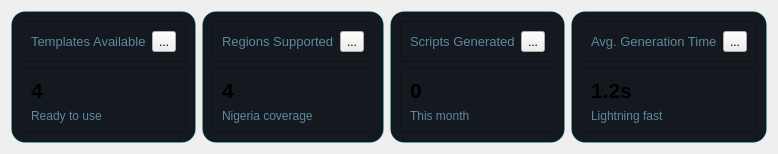
                  <widget class="QWidget" name="widget_3" native="true">
                   <property name="sizePolicy">
                    <sizepolicy hsizetype="Expanding" vsizetype="Maximum">
                     <horstretch>0</horstretch>
                     <verstretch>0</verstretch>
                    </sizepolicy>
                   </property>
                   <layout class="QHBoxLayout" name="horizontalLayout_25">
                    <item>
                     <widget class="QFrame" name="templates">
                      <property name="sizePolicy">
                       <sizepolicy hsizetype="Preferred" vsizetype="Maximum">
                        <horstretch>0</horstretch>
                        <verstretch>0</verstretch>
                       </sizepolicy>
                      </property>
                      <property name="styleSheet">
                       <string notr="true">QFrame{
	background-color: rgb(20, 24, 31);
}
QFrame#templates{
	border-radius: 14px;
    border: 1px solid rgba(0, 255, 255, 0.2);
}</string>
                      </property>
                      <property name="frameShape">
                       <enum>QFrame::StyledPanel</enum>
                      </property>
                      <property name="frameShadow">
                       <enum>QFrame::Raised</enum>
                      </property>
                      <layout class="QVBoxLayout" name="verticalLayout_34">
                       <item>
                        <widget class="QFrame" name="frame_35">
                         <property name="frameShape">
                          <enum>QFrame::StyledPanel</enum>
                         </property>
                         <property name="frameShadow">
                          <enum>QFrame::Raised</enum>
                         </property>
                         <layout class="QHBoxLayout" name="horizontalLayout_27">
                          <item>
                           <widget class="QLabel" name="label_13">
                            <property name="font">
                             <font>
                              <family>Segoe UI</family>
                              <pointsize>10</pointsize>
                             </font>
                            </property>
                            <property name="text">
                             <string>&lt;html&gt;&lt;head/&gt;&lt;body&gt;&lt;p&gt;&lt;span style=&quot; color:#5d899d;&quot;&gt;Templates Available&lt;/span&gt;&lt;/p&gt;&lt;/body&gt;&lt;/html&gt;</string>
                            </property>
                           </widget>
                          </item>
                          <item>
                           <widget class="QToolButton" name="toolButton">
                            <property name="text">
                             <string>...</string>
                            </property>
                            <property name="icon">
                             <iconset resource="resources.qrc">
                              <normaloff>:/icons/icons/file-text.svg</normaloff>:/icons/icons/file-text.svg</iconset>
                            </property>
                           </widget>
                          </item>
                         </layout>
                        </widget>
                       </item>
                       <item>
                        <widget class="QFrame" name="frame_36">
                         <property name="frameShape">
                          <enum>QFrame::StyledPanel</enum>
                         </property>
                         <property name="frameShadow">
                          <enum>QFrame::Raised</enum>
                         </property>
                         <layout class="QVBoxLayout" name="verticalLayout_44">
                          <item>
                           <widget class="QLabel" name="label_24">
                            <property name="font">
                             <font>
                              <family>Segoe UI</family>
                              <pointsize>16</pointsize>
                              <weight>75</weight>
                              <bold>true</bold>
                             </font>
                            </property>
                            <property name="text">
                             <string>4</string>
                            </property>
                           </widget>
                          </item>
                          <item>
                           <widget class="QLabel" name="label_25">
                            <property name="text">
                             <string>&lt;html&gt;&lt;head/&gt;&lt;body&gt;&lt;p&gt;&lt;span style=&quot; color:#5d899d;&quot;&gt;Ready to use&lt;/span&gt;&lt;/p&gt;&lt;/body&gt;&lt;/html&gt;</string>
                            </property>
                           </widget>
                          </item>
                         </layout>
                        </widget>
                       </item>
                      </layout>
                     </widget>
                    </item>
                    <item>
                     <widget class="QFrame" name="regions">
                      <property name="sizePolicy">
                       <sizepolicy hsizetype="Preferred" vsizetype="Maximum">
                        <horstretch>0</horstretch>
                        <verstretch>0</verstretch>
                       </sizepolicy>
                      </property>
                      <property name="styleSheet">
                       <string notr="true">QFrame{
	background-color: rgb(20, 24, 31);
}
QFrame#regions{
	border-radius: 14px;
    border: 1px solid rgba(0, 255, 255, 0.2);
}</string>
                      </property>
                      <property name="frameShape">
                       <enum>QFrame::StyledPanel</enum>
                      </property>
                      <property name="frameShadow">
                       <enum>QFrame::Raised</enum>
                      </property>
                      <layout class="QVBoxLayout" name="verticalLayout_61">
                       <item>
                        <widget class="QFrame" name="frame_41">
                         <property name="frameShape">
                          <enum>QFrame::StyledPanel</enum>
                         </property>
                         <property name="frameShadow">
                          <enum>QFrame::Raised</enum>
                         </property>
                         <layout class="QHBoxLayout" name="horizontalLayout_30">
                          <item>
                           <widget class="QLabel" name="label_34">
                            <property name="font">
                             <font>
                              <family>Segoe UI</family>
                              <pointsize>10</pointsize>
                             </font>
                            </property>
                            <property name="text">
                             <string>&lt;html&gt;&lt;head/&gt;&lt;body&gt;&lt;p&gt;&lt;span style=&quot; color:#5d899d;&quot;&gt;Regions Supported&lt;/span&gt;&lt;/p&gt;&lt;/body&gt;&lt;/html&gt;</string>
                            </property>
                           </widget>
                          </item>
                          <item>
                           <widget class="QToolButton" name="toolButton_4">
                            <property name="styleSheet">
                             <string notr="true">background-color:(0, 236, 236);</string>
                            </property>
                            <property name="text">
                             <string>...</string>
                            </property>
                            <property name="icon">
                             <iconset resource="resources.qrc">
                              <normaloff>:/icons/icons/map-pin.svg</normaloff>:/icons/icons/map-pin.svg</iconset>
                            </property>
                           </widget>
                          </item>
                         </layout>
                        </widget>
                       </item>
                       <item>
                        <widget class="QFrame" name="frame_42">
                         <property name="frameShape">
                          <enum>QFrame::StyledPanel</enum>
                         </property>
                         <property name="frameShadow">
                          <enum>QFrame::Raised</enum>
                         </property>
                         <layout class="QVBoxLayout" name="verticalLayout_62">
                          <item>
                           <widget class="QLabel" name="label_35">
                            <property name="font">
                             <font>
                              <family>Segoe UI</family>
                              <pointsize>16</pointsize>
                              <weight>75</weight>
                              <bold>true</bold>
                             </font>
                            </property>
                            <property name="text">
                             <string>4</string>
                            </property>
                           </widget>
                          </item>
                          <item>
                           <widget class="QLabel" name="label_36">
                            <property name="text">
                             <string>&lt;html&gt;&lt;head/&gt;&lt;body&gt;&lt;p&gt;&lt;span style=&quot; color:#5d899d;&quot;&gt;Nigeria coverage&lt;/span&gt;&lt;/p&gt;&lt;/body&gt;&lt;/html&gt;</string>
                            </property>
                           </widget>
                          </item>
                         </layout>
                        </widget>
                       </item>
                      </layout>
                     </widget>
                    </item>
                    <item>
                     <widget class="QFrame" name="generated">
                      <property name="sizePolicy">
                       <sizepolicy hsizetype="Preferred" vsizetype="Maximum">
                        <horstretch>0</horstretch>
                        <verstretch>0</verstretch>
                       </sizepolicy>
                      </property>
                      <property name="styleSheet">
                       <string notr="true">QFrame{
	background-color: rgb(20, 24, 31);
}
QFrame#generated{
	border-radius: 14px;
    border: 1px solid rgba(0, 255, 255, 0.2);
}</string>
                      </property>
                      <property name="frameShape">
                       <enum>QFrame::StyledPanel</enum>
                      </property>
                      <property name="frameShadow">
                       <enum>QFrame::Raised</enum>
                      </property>
                      <layout class="QVBoxLayout" name="verticalLayout_59">
                       <item>
                        <widget class="QFrame" name="frame_39">
                         <property name="frameShape">
                          <enum>QFrame::StyledPanel</enum>
                         </property>
                         <property name="frameShadow">
                          <enum>QFrame::Raised</enum>
                         </property>
                         <layout class="QHBoxLayout" name="horizontalLayout_29">
                          <item>
                           <widget class="QLabel" name="label_31">
                            <property name="font">
                             <font>
                              <family>Segoe UI</family>
                              <pointsize>10</pointsize>
                             </font>
                            </property>
                            <property name="text">
                             <string>&lt;html&gt;&lt;head/&gt;&lt;body&gt;&lt;p&gt;&lt;span style=&quot; color:#5d899d;&quot;&gt;Scripts Generated&lt;/span&gt;&lt;/p&gt;&lt;/body&gt;&lt;/html&gt;</string>
                            </property>
                           </widget>
                          </item>
                          <item>
                           <widget class="QToolButton" name="toolButton_3">
                            <property name="text">
                             <string>...</string>
                            </property>
                            <property name="icon">
                             <iconset resource="resources.qrc">
                              <normaloff>:/icons/icons/zap.svg</normaloff>:/icons/icons/zap.svg</iconset>
                            </property>
                           </widget>
                          </item>
                         </layout>
                        </widget>
                       </item>
                       <item>
                        <widget class="QFrame" name="frame_40">
                         <property name="frameShape">
                          <enum>QFrame::StyledPanel</enum>
                         </property>
                         <property name="frameShadow">
                          <enum>QFrame::Raised</enum>
                         </property>
                         <layout class="QVBoxLayout" name="verticalLayout_60">
                          <item>
                           <widget class="QLabel" name="totalgenerated">
                            <property name="font">
                             <font>
                              <family>Segoe UI</family>
                              <pointsize>16</pointsize>
                              <weight>75</weight>
                              <bold>true</bold>
                             </font>
                            </property>
                            <property name="text">
                             <string>0</string>
                            </property>
                           </widget>
                          </item>
                          <item>
                           <widget class="QLabel" name="label_33">
                            <property name="text">
                             <string>&lt;html&gt;&lt;head/&gt;&lt;body&gt;&lt;p&gt;&lt;span style=&quot; color:#5d899d;&quot;&gt;This month&lt;/span&gt;&lt;/p&gt;&lt;/body&gt;&lt;/html&gt;</string>
                            </property>
                           </widget>
                          </item>
                         </layout>
                        </widget>
                       </item>
                      </layout>
                     </widget>
                    </item>
                    <item>
                     <widget class="QFrame" name="success">
                      <property name="sizePolicy">
                       <sizepolicy hsizetype="Preferred" vsizetype="Maximum">
                        <horstretch>0</horstretch>
                        <verstretch>0</verstretch>
                       </sizepolicy>
                      </property>
                      <property name="styleSheet">
                       <string notr="true">QFrame{
	background-color: rgb(20, 24, 31);
}
QFrame#success{
	border-radius: 14px;
    border: 1px solid rgba(0, 255, 255, 0.2);
}</string>
                      </property>
                      <property name="frameShape">
                       <enum>QFrame::StyledPanel</enum>
                      </property>
                      <property name="frameShadow">
                       <enum>QFrame::Raised</enum>
                      </property>
                      <layout class="QVBoxLayout" name="verticalLayout_57">
                       <item>
                        <widget class="QFrame" name="frame_37">
                         <property name="frameShape">
                          <enum>QFrame::StyledPanel</enum>
                         </property>
                         <property name="frameShadow">
                          <enum>QFrame::Raised</enum>
                         </property>
                         <layout class="QHBoxLayout" name="horizontalLayout_28">
                          <item>
                           <widget class="QLabel" name="label_26">
                            <property name="font">
                             <font>
                              <family>Segoe UI</family>
                              <pointsize>10</pointsize>
                             </font>
                            </property>
                            <property name="text">
                             <string>&lt;html&gt;&lt;head/&gt;&lt;body&gt;&lt;p&gt;&lt;span style=&quot; color:#5d899d;&quot;&gt;Avg. Generation Time&lt;/span&gt;&lt;/p&gt;&lt;/body&gt;&lt;/html&gt;</string>
                            </property>
                           </widget>
                          </item>
                          <item>
                           <widget class="QToolButton" name="toolButton_2">
                            <property name="text">
                             <string>...</string>
                            </property>
                            <property name="icon">
                             <iconset resource="resources.qrc">
                              <normaloff>:/icons/icons/cloud-lightning.svg</normaloff>:/icons/icons/cloud-lightning.svg</iconset>
                            </property>
                           </widget>
                          </item>
                         </layout>
                        </widget>
                       </item>
                       <item>
                        <widget class="QFrame" name="frame_38">
                         <property name="styleSheet">
                          <string notr="true"/>
                         </property>
                         <property name="frameShape">
                          <enum>QFrame::StyledPanel</enum>
                         </property>
                         <property name="frameShadow">
                          <enum>QFrame::Raised</enum>
                         </property>
                         <layout class="QVBoxLayout" name="verticalLayout_58">
                          <item>
                           <widget class="QLabel" name="label_27">
                            <property name="font">
                             <font>
                              <family>Segoe UI</family>
                              <pointsize>16</pointsize>
                              <weight>75</weight>
                              <bold>true</bold>
                             </font>
                            </property>
                            <property name="text">
                             <string>1.2s</string>
                            </property>
                           </widget>
                          </item>
                          <item>
                           <widget class="QLabel" name="label_30">
                            <property name="text">
                             <string>&lt;html&gt;&lt;head/&gt;&lt;body&gt;&lt;p&gt;&lt;span style=&quot; color:#5d899d;&quot;&gt;Lightning fast&lt;/span&gt;&lt;/p&gt;&lt;/body&gt;&lt;/html&gt;</string>
                            </property>
                           </widget>
                          </item>
                         </layout>
                        </widget>
                       </item>
                      </layout>
                     </widget>
                    </item>
                   </layout>
                  </widget>
